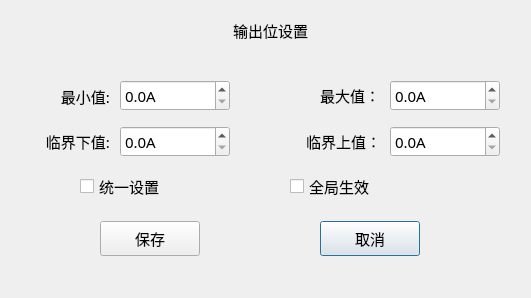
<?xml version="1.0" encoding="UTF-8"?>
<ui version="4.0">
 <class>Pdu_SetOutputDlg</class>
 <widget class="QDialog" name="Pdu_SetOutputDlg">
  <property name="geometry">
   <rect>
    <x>0</x>
    <y>0</y>
    <width>531</width>
    <height>298</height>
   </rect>
  </property>
  <property name="font">
   <font>
    <family>微软雅黑</family>
    <pointsize>11</pointsize>
    <weight>50</weight>
    <italic>false</italic>
    <bold>false</bold>
   </font>
  </property>
  <property name="windowTitle">
   <string>Dialog</string>
  </property>
  <property name="styleSheet">
   <string notr="true">font: 11pt &quot;微软雅黑&quot;;
color: rgb(0, 0, 0);</string>
  </property>
  <widget class="QDoubleSpinBox" name="maxSpin">
   <property name="geometry">
    <rect>
     <x>390</x>
     <y>80</y>
     <width>110</width>
     <height>31</height>
    </rect>
   </property>
   <property name="suffix">
    <string>A</string>
   </property>
   <property name="decimals">
    <number>1</number>
   </property>
   <property name="maximum">
    <double>16.000000000000000</double>
   </property>
  </widget>
  <widget class="QLabel" name="titleLabel">
   <property name="geometry">
    <rect>
     <x>80</x>
     <y>0</y>
     <width>381</width>
     <height>60</height>
    </rect>
   </property>
   <property name="font">
    <font>
     <family>微软雅黑</family>
     <pointsize>11</pointsize>
     <weight>50</weight>
     <italic>false</italic>
     <bold>false</bold>
    </font>
   </property>
   <property name="text">
    <string>输出位设置</string>
   </property>
   <property name="alignment">
    <set>Qt::AlignCenter</set>
   </property>
  </widget>
  <widget class="QLabel" name="label_2">
   <property name="geometry">
    <rect>
     <x>9</x>
     <y>81</y>
     <width>101</width>
     <height>30</height>
    </rect>
   </property>
   <property name="text">
    <string>最小值:</string>
   </property>
   <property name="alignment">
    <set>Qt::AlignRight|Qt::AlignTrailing|Qt::AlignVCenter</set>
   </property>
  </widget>
  <widget class="QPushButton" name="cancelBtn">
   <property name="geometry">
    <rect>
     <x>320</x>
     <y>221</y>
     <width>100</width>
     <height>35</height>
    </rect>
   </property>
   <property name="styleSheet">
    <string notr="true">color: rgb(0, 0, 0);</string>
   </property>
   <property name="text">
    <string>取消</string>
   </property>
  </widget>
  <widget class="QLabel" name="label_5">
   <property name="geometry">
    <rect>
     <x>259</x>
     <y>80</y>
     <width>121</width>
     <height>30</height>
    </rect>
   </property>
   <property name="text">
    <string>最大值：</string>
   </property>
   <property name="alignment">
    <set>Qt::AlignRight|Qt::AlignTrailing|Qt::AlignVCenter</set>
   </property>
  </widget>
  <widget class="QCheckBox" name="wholeCheckBox">
   <property name="geometry">
    <rect>
     <x>290</x>
     <y>171</y>
     <width>171</width>
     <height>30</height>
    </rect>
   </property>
   <property name="text">
    <string>全局生效</string>
   </property>
  </widget>
  <widget class="QPushButton" name="saveBtn">
   <property name="geometry">
    <rect>
     <x>100</x>
     <y>221</y>
     <width>100</width>
     <height>35</height>
    </rect>
   </property>
   <property name="styleSheet">
    <string notr="true">color: rgb(0, 0, 0);</string>
   </property>
   <property name="text">
    <string>保存</string>
   </property>
  </widget>
  <widget class="QCheckBox" name="uniteCheckBox">
   <property name="geometry">
    <rect>
     <x>80</x>
     <y>171</y>
     <width>171</width>
     <height>30</height>
    </rect>
   </property>
   <property name="text">
    <string>统一设置</string>
   </property>
  </widget>
  <widget class="QDoubleSpinBox" name="minSpin">
   <property name="geometry">
    <rect>
     <x>120</x>
     <y>80</y>
     <width>110</width>
     <height>31</height>
    </rect>
   </property>
   <property name="suffix">
    <string>A</string>
   </property>
   <property name="decimals">
    <number>1</number>
   </property>
   <property name="maximum">
    <double>16.000000000000000</double>
   </property>
  </widget>
  <widget class="QWidget" name="widget" native="true">
   <property name="geometry">
    <rect>
     <x>0</x>
     <y>121</y>
     <width>531</width>
     <height>41</height>
    </rect>
   </property>
   <widget class="QDoubleSpinBox" name="crMaxSpin">
    <property name="geometry">
     <rect>
      <x>390</x>
      <y>5</y>
      <width>110</width>
      <height>31</height>
     </rect>
    </property>
    <property name="suffix">
     <string>A</string>
    </property>
    <property name="decimals">
     <number>1</number>
    </property>
    <property name="maximum">
     <double>16.000000000000000</double>
    </property>
   </widget>
   <widget class="QLabel" name="label_3">
    <property name="geometry">
     <rect>
      <x>9</x>
      <y>5</y>
      <width>101</width>
      <height>30</height>
     </rect>
    </property>
    <property name="text">
     <string>临界下值:</string>
    </property>
    <property name="alignment">
     <set>Qt::AlignRight|Qt::AlignTrailing|Qt::AlignVCenter</set>
    </property>
   </widget>
   <widget class="QLabel" name="label_6">
    <property name="geometry">
     <rect>
      <x>260</x>
      <y>5</y>
      <width>121</width>
      <height>30</height>
     </rect>
    </property>
    <property name="text">
     <string>临界上值：</string>
    </property>
    <property name="alignment">
     <set>Qt::AlignRight|Qt::AlignTrailing|Qt::AlignVCenter</set>
    </property>
   </widget>
   <widget class="QDoubleSpinBox" name="crMinSpin">
    <property name="geometry">
     <rect>
      <x>120</x>
      <y>5</y>
      <width>110</width>
      <height>31</height>
     </rect>
    </property>
    <property name="suffix">
     <string>A</string>
    </property>
    <property name="decimals">
     <number>1</number>
    </property>
    <property name="maximum">
     <double>16.000000000000000</double>
    </property>
   </widget>
  </widget>
 </widget>
 <tabstops>
  <tabstop>cancelBtn</tabstop>
  <tabstop>minSpin</tabstop>
  <tabstop>maxSpin</tabstop>
  <tabstop>crMinSpin</tabstop>
  <tabstop>crMaxSpin</tabstop>
  <tabstop>uniteCheckBox</tabstop>
  <tabstop>wholeCheckBox</tabstop>
  <tabstop>saveBtn</tabstop>
 </tabstops>
 <resources/>
 <connections>
  <connection>
   <sender>cancelBtn</sender>
   <signal>clicked()</signal>
   <receiver>Pdu_SetOutputDlg</receiver>
   <slot>close()</slot>
   <hints>
    <hint type="sourcelabel">
     <x>349</x>
     <y>307</y>
    </hint>
    <hint type="destinationlabel">
     <x>229</x>
     <y>175</y>
    </hint>
   </hints>
  </connection>
 </connections>
</ui>
